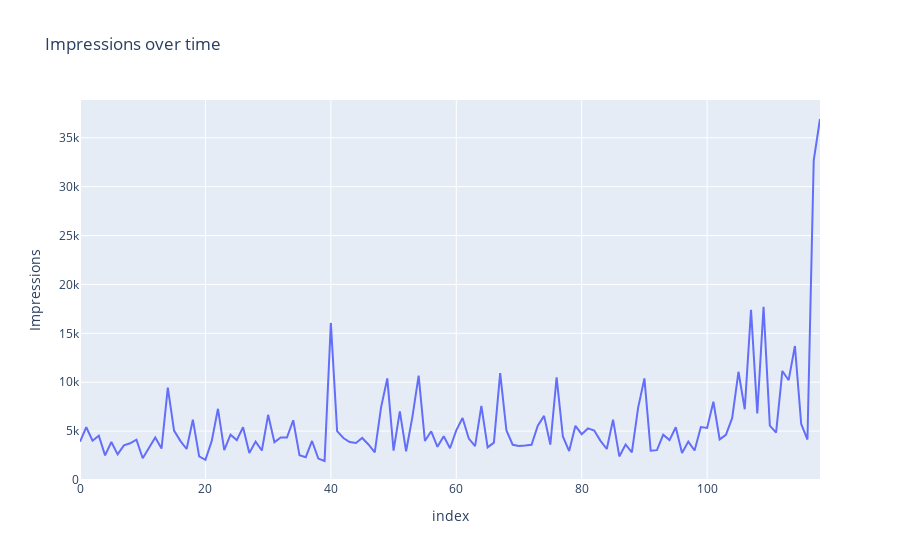

Notebook code cell kept with this figure:
### Code cell
#impressions over time at each post
fig=px.line(data,x=data.index,y='Impressions',title='Impressions over time')
fig.show()

### Figure 1 — Plotly figure (JSON) as saved in the notebook; plotly's stock layout.template omitted (floating-point values rounded to 4 significant figures)
{"data": [{"hovertemplate": "index=%{x}<br>Impressions=%{y}<extra></extra>", "legendgroup": "", "line": {"color": "#636efa", "dash": "solid"}, "marker": {"symbol": "circle"}, "mode": "lines", "name": "", "orientation": "v", "showlegend": false, "type": "scatter", "x": [0, 1, 2, 3, 4, 5, 6, 7, 8, 9, 10, 11, 12, 13, 14, 15, 16, 17, 18, 19, 20, 21, 22, 23, 24, 25, 26, 27, 28, 29, 30, 31, 32, 33, 34, 35, 36, 37, 38, 39, 40, 41, 42, 43, 44, 45, 46, 47, 48, 49, 50, 51, 52, 53, 54, 55, 56, 57, 58, 59, 60, 61, 62, 63, 64, 65, 66, 67, 68, 69, 70, 71, 72, 73, 74, 75, 76, 77, 78, 79, 80, 81, 82, 83, 84, 85, 86, 87, 88, 89, 90, 91, 92, 93, 94, 95, 96, 97, 98, 99, 100, 101, 102, 103, 104, 105, 106, 107, 108, 109, 110, 111, 112, 113, 114, 115, 116, 117, 118], "xaxis": "x", "y": [3920, 5394, 4021, 4528, 2518, 3884, 2621, 3541, 3749, 4115, 2218, 3234, 4344, 3216, 9453, 5055, 4002, 3169, 6168, 2407, 2064, 3973, 7281, 3052, 4628, 4082, 5394, 2766, 3924, 3015, 6666, 3854, 4355, 4343, 6108, 2523, 2327, 3990, 2191, 1941, 16062, 4998, 4289, 3880, 3786, 4298, 3630, 2826, 7407, 10386, 2998, 7018, 2941, 6432, 10667, 3988, 4978, 3388, 4467, 3246, 5072, 6339, 4239, 3454, 7571, 3333, 3818, 10933, 5058, 3601, 3480, 3525, 3606, 5542, 6559, 3623, 10493, 4446, 2957, 5538, 4681, 5273, 5055, 4002, 3169, 6168, 2407, 3630, 2826, 7407, 10386, 2998, 3052, 4628, 4082, 5394, 2766, 3924, 3015, 5409, 5323, 8001, 4150, 4609, 6348, 11068, 7231, 17396, 6814, 17713, 5563, 4842, 11149, 10206, 13700, 5731, 4139, 32695, 36919], "yaxis": "y"}], "layout": {"legend": {"tracegroupgap": 0}, "title": {"text": "Impressions over time"}, "xaxis": {"anchor": "y", "domain": [0, 1], "title": {"text": "index"}}, "yaxis": {"anchor": "x", "domain": [0, 1], "title": {"text": "Impressions"}}}}
